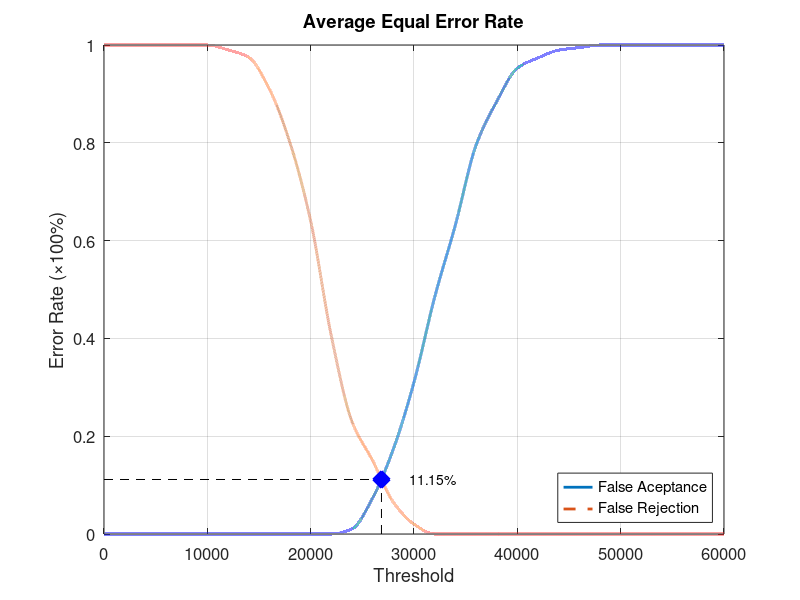
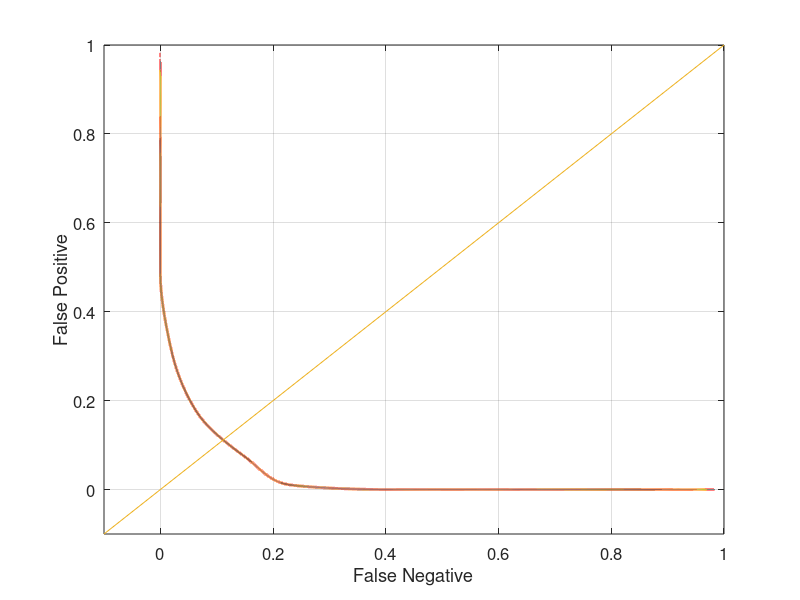

The MATLAB source for these figures, in order:
function yEER = Database1_1
close all;
clear;
clc;
x = 0:2000:60000;
xq = 0:0.5:60000;

y0 = [0 0 0 0 0 0 0 0 0 0 0 0 0.0105263 0.0736842 0.173684 0.310526 0.484211 0.631579 0.794737 0.884211 0.952632 0.973684 0.989474 0.994737 1 1 1 1 1 1 1];
yy0 = interp1(x, y0, xq, 'pchip');
y1 = [1 1 1 1 1 1 0.99 0.975 0.91 0.8 0.64 0.405 0.23 0.15 0.065 0.02 0 0 0 0 0 0 0 0 0 0 0 0 0 0 0];
yy1 = interp1(x, y1, xq, 'pchip');

% Calculating EER: 
y2 = abs(y0 - y1);
find(y2 == min(y2))
yy2 = abs(yy0 - yy1);
xEER = find(yy2 == min(yy2));
xEERIndex = xq(xEER) % X-axis EER
yEER = yy0(xEER) % Y-axis EER

main = figure
plot(xq, yy0,'-','LineWidth', 2);	hold on
plot(xq, yy1,'--','LineWidth', 2);	hold on
plot([xEERIndex xEERIndex], [0 yEER], 'k--');	hold on
plot([0 xEERIndex], [yEER yEER], 'k--');	hold on
plot(xEERIndex, yEER, 'bx', 'LineWidth', 10);	hold on
text(xEERIndex + 10 * xEERIndex / 100, yEER, [num2str(round((10000 * yEER)) / 100) '%'])
legend('False Aceptance', 'False Rejection', 'Location', 'SouthEast')
xlabel('Threshold')
ylabel('Error Rate (\times100%)')
title('Average Equal Error Rate')
set(gca, 'FontSize', 12)
axis([0 60000 0 1])
grid on

print(main, 'Database1_1Main', '-dpng');
FNRxFPR = figure('Color', [1 1 1]);
plot(yy1, yy0, '-', yy1, yy0, 'LineWidth', 2);
hold on
y = -0.1:0.1:1
plot(y, y); 
set(gca, 'FontSize', 12)
xlabel('False Negative')
ylabel('False Positive')
axis([-0.1 1 -0.1 1])
set(gca, 'FontSize', 12)
grid on

print(FNRxFPR, 'Database1_1FNRxFPR','-dpng');
end
